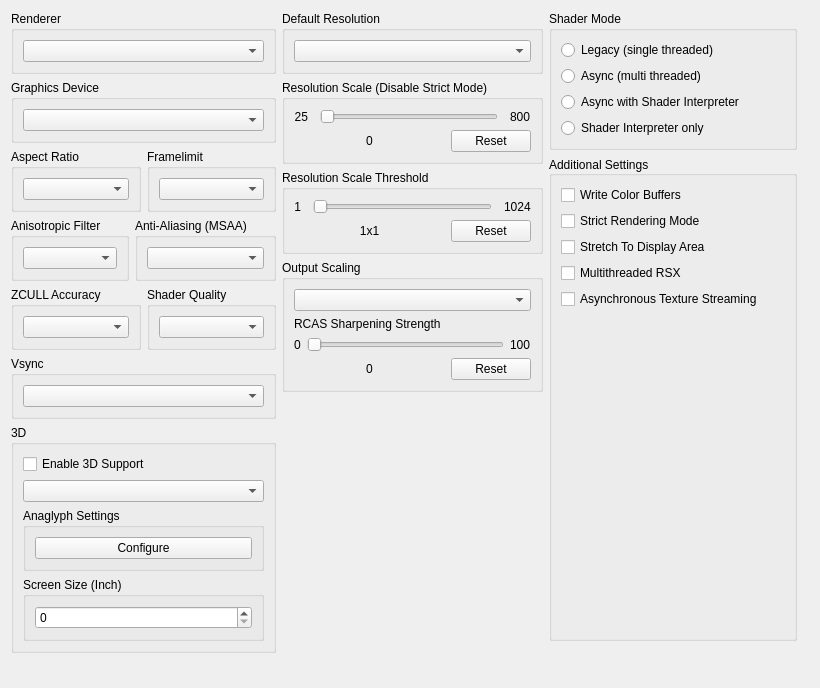
         <widget class="QWidget" name="gpuTabScrollContents">
          <property name="geometry">
           <rect>
            <x>0</x>
            <y>0</y>
            <width>820</width>
            <height>688</height>
           </rect>
          </property>
          <layout class="QVBoxLayout" name="gpuTabScrollContentsLayout">
           <item>
            <layout class="QHBoxLayout" name="gpuTabLayout" stretch="1,1,1">
             <item>
              <layout class="QVBoxLayout" name="gpuTabLayoutLeft">
               <item>
                <widget class="QGroupBox" name="gb_renderer">
                 <property name="title">
                  <string>Renderer</string>
                 </property>
                 <layout class="QVBoxLayout" name="gb_renderer_layout">
                  <item>
                   <widget class="QComboBox" name="renderBox"/>
                  </item>
                 </layout>
                </widget>
               </item>
               <item>
                <widget class="QGroupBox" name="gb_graphicsAdapter">
                 <property name="title">
                  <string>Graphics Device</string>
                 </property>
                 <layout class="QVBoxLayout" name="gb_graphicsAdapter_layout">
                  <item>
                   <widget class="QComboBox" name="graphicsAdapterBox"/>
                  </item>
                 </layout>
                </widget>
               </item>
               <item>
                <widget class="QWidget" name="widget_gpu_top" native="true">
                 <layout class="QHBoxLayout" name="widget_gpu_top_layout" stretch="1,1">
                  <property name="leftMargin">
                   <number>0</number>
                  </property>
                  <property name="topMargin">
                   <number>0</number>
                  </property>
                  <property name="rightMargin">
                   <number>0</number>
                  </property>
                  <property name="bottomMargin">
                   <number>0</number>
                  </property>
                  <item>
                   <widget class="QGroupBox" name="gb_aspectRatio">
                    <property name="title">
                     <string>Aspect Ratio</string>
                    </property>
                    <layout class="QVBoxLayout" name="gb_aspectRatio_layout">
                     <item>
                      <widget class="QComboBox" name="aspectBox"/>
                     </item>
                    </layout>
                   </widget>
                  </item>
                  <item>
                   <widget class="QGroupBox" name="gb_frameLimit">
                    <property name="title">
                     <string>Framelimit</string>
                    </property>
                    <layout class="QVBoxLayout" name="gb_frameLimit_layout">
                     <item>
                      <widget class="QComboBox" name="frameLimitBox"/>
                     </item>
                    </layout>
                   </widget>
                  </item>
                 </layout>
                </widget>
               </item>
               <item>
                <widget class="QWidget" name="widget_gpu_bottom" native="true">
                 <layout class="QHBoxLayout" name="widget_gpu_bottom_layout" stretch="1,1">
                  <property name="leftMargin">
                   <number>0</number>
                  </property>
                  <property name="topMargin">
                   <number>0</number>
                  </property>
                  <property name="rightMargin">
                   <number>0</number>
                  </property>
                  <property name="bottomMargin">
                   <number>0</number>
                  </property>
                  <item>
                   <widget class="QGroupBox" name="gb_anisotropicFilter">
                    <property name="title">
                     <string>Anisotropic Filter</string>
                    </property>
                    <layout class="QVBoxLayout" name="gb_anisotropicFilter_layout">
                     <item>
                      <widget class="QComboBox" name="anisotropicFilterOverride"/>
                     </item>
                    </layout>
                   </widget>
                  </item>
                  <item>
                   <widget class="QGroupBox" name="gb_antiAliasing">
                    <property name="title">
                     <string>Anti-Aliasing (MSAA)</string>
                    </property>
                    <layout class="QVBoxLayout" name="gb_antiAliasing_layout">
                     <item>
                      <widget class="QComboBox" name="antiAliasing"/>
                     </item>
                    </layout>
                   </widget>
                  </item>
                 </layout>
                </widget>
               </item>
               <item>
                <widget class="QWidget" name="widget_gpu_3" native="true">
                 <layout class="QHBoxLayout" name="widget_gpu_3_layout" stretch="1,1">
                  <property name="leftMargin">
                   <number>0</number>
                  </property>
                  <property name="topMargin">
                   <number>0</number>
                  </property>
                  <property name="rightMargin">
                   <number>0</number>
                  </property>
                  <property name="bottomMargin">
                   <number>0</number>
                  </property>
                  <item>
                   <widget class="QGroupBox" name="gbZCULL">
                    <property name="title">
                     <string>ZCULL Accuracy</string>
                    </property>
                    <layout class="QVBoxLayout" name="gbZCULL_layout">
                     <item>
                      <widget class="QComboBox" name="zcullPrecisionMode"/>
                     </item>
                    </layout>
                   </widget>
                  </item>
                  <item>
                   <widget class="QGroupBox" name="gbShaderPrecision">
                    <property name="title">
                     <string>Shader Quality</string>
                    </property>
                    <layout class="QVBoxLayout" name="gbShaderPrecision_layout">
                     <item>
                      <widget class="QComboBox" name="shaderPrecision"/>
                     </item>
                    </layout>
                   </widget>
                  </item>
                 </layout>
                </widget>
               </item>
               <item>
                <widget class="QWidget" name="widget_gpu_4" native="true">
                 <layout class="QHBoxLayout" name="widget_gpu_4_layout" stretch="1">
                  <property name="leftMargin">
                   <number>0</number>
                  </property>
                  <property name="topMargin">
                   <number>0</number>
                  </property>
                  <property name="rightMargin">
                   <number>0</number>
                  </property>
                  <property name="bottomMargin">
                   <number>0</number>
                  </property>
                  <item>
                   <widget class="QGroupBox" name="gbVsync">
                    <property name="title">
                     <string>Vsync</string>
                    </property>
                    <layout class="QVBoxLayout" name="gbVsync_layout">
                     <item>
                      <widget class="QComboBox" name="vsyncMode"/>
                     </item>
                    </layout>
                   </widget>
                  </item>
                 </layout>
                </widget>
               </item>
               <item>
                <widget class="QGroupBox" name="gb_stereo">
                 <property name="title">
                  <string>3D</string>
                 </property>
                 <layout class="QVBoxLayout" name="gb_stereo_layout">
                  <item>
                   <widget class="QCheckBox" name="stereoRenderEnabled">
                    <property name="text">
                     <string>Enable 3D Support</string>
                    </property>
                   </widget>
                  </item>
                  <item>
                   <widget class="QComboBox" name="stereoRenderMode"/>
                  </item>
                  <item>
                   <widget class="QGroupBox" name="gb_anaglyph_settings">
                    <property name="title">
                     <string>Anaglyph Settings</string>
                    </property>
                    <layout class="QHBoxLayout" name="layout_gb_anaglyph_settings">
                     <item>
                      <widget class="QPushButton" name="pb_anaglyph_settings">
                       <property name="text">
                        <string>Configure</string>
                       </property>
                      </widget>
                     </item>
                    </layout>
                   </widget>
                  </item>
                  <item>
                   <widget class="QGroupBox" name="gb_screen_size">
                    <property name="title">
                     <string>Screen Size (Inch)</string>
                    </property>
                    <layout class="QVBoxLayout" name="layout_gb_screen_size">
                     <item>
                      <widget class="QSpinBox" name="sb_screen_size"/>
                     </item>
                    </layout>
                   </widget>
                  </item>
                 </layout>
                </widget>
               </item>
               <item>
                <spacer name="gpu_tab_layout_right_spacer">
                 <property name="orientation">
                  <enum>Qt::Orientation::Vertical</enum>
                 </property>
                 <property name="sizeType">
                  <enum>QSizePolicy::Policy::MinimumExpanding</enum>
                 </property>
                 <property name="sizeHint" stdset="0">
                  <size>
                   <width>0</width>
                   <height>0</height>
                  </size>
                 </property>
                </spacer>
               </item>
              </layout>
             </item>
             <item>
              <layout class="QVBoxLayout" name="gpuTabLayoutMiddle">
               <item>
                <widget class="QGroupBox" name="gb_default_resolution">
                 <property name="title">
                  <string>Default Resolution</string>
                 </property>
                 <layout class="QVBoxLayout" name="gb_default_resolution_layout">
                  <item>
                   <widget class="QComboBox" name="resBox"/>
                  </item>
                 </layout>
                </widget>
               </item>
               <item>
                <layout class="QVBoxLayout" name="layout_resolution_scale">
                 <property name="spacing">
                  <number>6</number>
                 </property>
                 <property name="leftMargin">
                  <number>0</number>
                 </property>
                 <item>
                  <widget class="QGroupBox" name="gb_resolutionScale">
                   <property name="title">
                    <string>Resolution Scale (Disable Strict Mode)</string>
                   </property>
                   <layout class="QVBoxLayout" name="gb_resolutionScale_layout">
                    <item>
                     <widget class="QWidget" name="resolutionScaleLayoutTop" native="true">
                      <layout class="QHBoxLayout" name="horizontalLayout_23" stretch="0,1,0">
                       <property name="spacing">
                        <number>12</number>
                       </property>
                       <property name="leftMargin">
                        <number>0</number>
                       </property>
                       <property name="topMargin">
                        <number>0</number>
                       </property>
                       <property name="rightMargin">
                        <number>0</number>
                       </property>
                       <property name="bottomMargin">
                        <number>0</number>
                       </property>
                       <item>
                        <widget class="QLabel" name="resolutionScaleMin">
                         <property name="text">
                          <string>25</string>
                         </property>
                         <property name="alignment">
                          <set>Qt::AlignmentFlag::AlignRight|Qt::AlignmentFlag::AlignTrailing|Qt::AlignmentFlag::AlignVCenter</set>
                         </property>
                        </widget>
                       </item>
                       <item>
                        <widget class="QSlider" name="resolutionScale">
                         <property name="orientation">
                          <enum>Qt::Orientation::Horizontal</enum>
                         </property>
                        </widget>
                       </item>
                       <item>
                        <widget class="QLabel" name="resolutionScaleMax">
                         <property name="text">
                          <string>800</string>
                         </property>
                        </widget>
                       </item>
                      </layout>
                     </widget>
                    </item>
                    <item>
                     <layout class="QHBoxLayout" name="resolutionScaleLayoutBottom" stretch="1,0">
                      <item>
                       <widget class="QLabel" name="resolutionScaleVal">
                        <property name="text">
                         <string>0</string>
                        </property>
                        <property name="alignment">
                         <set>Qt::AlignmentFlag::AlignCenter</set>
                        </property>
                       </widget>
                      </item>
                      <item>
                       <widget class="QPushButton" name="resolutionScaleReset">
                        <property name="text">
                         <string>Reset</string>
                        </property>
                       </widget>
                      </item>
                     </layout>
                    </item>
                   </layout>
                  </widget>
                 </item>
                 <item>
                  <widget class="QGroupBox" name="gb_minimumScalableDimension">
                   <property name="title">
                    <string>Resolution Scale Threshold</string>
                   </property>
                   <layout class="QVBoxLayout" name="gb_minimumScalableDimension_layout">
                    <item>
                     <layout class="QHBoxLayout" name="minimumScalableDimensionLayoutTop" stretch="0,1,0">
                      <property name="spacing">
                       <number>12</number>
                      </property>
                      <item>
                       <widget class="QLabel" name="minimumScalableDimensionMin">
                        <property name="text">
                         <string>1</string>
                        </property>
                        <property name="alignment">
                         <set>Qt::AlignmentFlag::AlignRight|Qt::AlignmentFlag::AlignTrailing|Qt::AlignmentFlag::AlignVCenter</set>
                        </property>
                       </widget>
                      </item>
                      <item>
                       <widget class="QSlider" name="minimumScalableDimension">
                        <property name="orientation">
                         <enum>Qt::Orientation::Horizontal</enum>
                        </property>
                       </widget>
                      </item>
                      <item>
                       <widget class="QLabel" name="minimumScalableDimensionMax">
                        <property name="text">
                         <string>1024</string>
                        </property>
                       </widget>
                      </item>
                     </layout>
                    </item>
                    <item>
                     <layout class="QHBoxLayout" name="minimumScalableDimensionLayoutBottom" stretch="1,0">
                      <item>
                       <widget class="QLabel" name="minimumScalableDimensionVal">
                        <property name="text">
                         <string>1x1</string>
                        </property>
                        <property name="alignment">
                         <set>Qt::AlignmentFlag::AlignCenter</set>
                        </property>
                       </widget>
                      </item>
                      <item>
                       <widget class="QPushButton" name="minimumScalableDimensionReset">
                        <property name="text">
                         <string>Reset</string>
                        </property>
                       </widget>
                      </item>
                     </layout>
                    </item>
                   </layout>
                  </widget>
                 </item>
                </layout>
               </item>
               <item>
                <widget class="QGroupBox" name="gb_outputScaling">
                 <property name="title">
                  <string>Output Scaling</string>
                 </property>
                 <layout class="QVBoxLayout" name="gb_Upscaling_layout">
                  <item>
                   <widget class="QComboBox" name="outputScalingMode"/>
                  </item>
                  <item>
                   <widget class="QWidget" name="fsrSharpeningStrengthWidget" native="true">
                    <layout class="QVBoxLayout" name="fsrSharpeningWidgetLayout">
                     <property name="leftMargin">
                      <number>0</number>
                     </property>
                     <property name="topMargin">
                      <number>0</number>
                     </property>
                     <property name="rightMargin">
                      <number>0</number>
                     </property>
                     <property name="bottomMargin">
                      <number>0</number>
                     </property>
                     <item>
                      <widget class="QLabel" name="fsrSharpeningStrengthLabel">
                       <property name="sizePolicy">
                        <sizepolicy hsizetype="Preferred" vsizetype="Preferred">
                         <horstretch>0</horstretch>
                         <verstretch>0</verstretch>
                        </sizepolicy>
                       </property>
                       <property name="text">
                        <string>RCAS Sharpening Strength</string>
                       </property>
                       <property name="alignment">
                        <set>Qt::AlignmentFlag::AlignBottom|Qt::AlignmentFlag::AlignLeading|Qt::AlignmentFlag::AlignLeft</set>
                       </property>
                       <property name="margin">
                        <number>1</number>
                       </property>
                      </widget>
                     </item>
                     <item>
                      <layout class="QHBoxLayout" name="fsrSharpeningLayoutTop">
                       <item>
                        <widget class="QLabel" name="minSharpeningVal">
                         <property name="text">
                          <string>0</string>
                         </property>
                        </widget>
                       </item>
                       <item>
                        <widget class="QSlider" name="fsrSharpeningStrength">
                         <property name="orientation">
                          <enum>Qt::Orientation::Horizontal</enum>
                         </property>
                        </widget>
                       </item>
                       <item>
                        <widget class="QLabel" name="maxSharpeningVal">
                         <property name="sizePolicy">
                          <sizepolicy hsizetype="Minimum" vsizetype="Preferred">
                           <horstretch>0</horstretch>
                           <verstretch>0</verstretch>
                          </sizepolicy>
                         </property>
                         <property name="text">
                          <string>100</string>
                         </property>
                        </widget>
                       </item>
                      </layout>
                     </item>
                     <item>
                      <layout class="QHBoxLayout" name="fsrSharpeningLayoutBottom" stretch="1,0">
                       <item>
                        <widget class="QLabel" name="fsrSharpeningStrengthVal">
                         <property name="text">
                          <string>0</string>
                         </property>
                         <property name="alignment">
                          <set>Qt::AlignmentFlag::AlignCenter</set>
                         </property>
                        </widget>
                       </item>
                       <item>
                        <widget class="QPushButton" name="fsrSharpeningStrengthReset">
                         <property name="text">
                          <string>Reset</string>
                         </property>
                        </widget>
                       </item>
                      </layout>
                     </item>
                    </layout>
                   </widget>
                  </item>
                 </layout>
                </widget>
               </item>
               <item>
                <spacer name="gpu_tab_layout_middle_spacer">
                 <property name="orientation">
                  <enum>Qt::Orientation::Vertical</enum>
                 </property>
                 <property name="sizeType">
                  <enum>QSizePolicy::Policy::MinimumExpanding</enum>
                 </property>
                 <property name="sizeHint" stdset="0">
                  <size>
                   <width>0</width>
                   <height>0</height>
                  </size>
                 </property>
                </spacer>
               </item>
              </layout>
             </item>
             <item>
              <layout class="QVBoxLayout" name="gpuTabLayoutRight">
               <property name="rightMargin">
                <number>12</number>
               </property>
               <property name="bottomMargin">
                <number>12</number>
               </property>
               <item>
                <widget class="QGroupBox" name="gb_shader_mode">
                 <property name="minimumSize">
                  <size>
                   <width>0</width>
                   <height>123</height>
                  </size>
                 </property>
                 <property name="title">
                  <string>Shader Mode</string>
                 </property>
                 <layout class="QVBoxLayout" name="verticalLayout">
                  <item>
                   <widget class="QRadioButton" name="rb_legacy_recompiler">
                    <property name="text">
                     <string notr="true">Legacy (single threaded)</string>
                    </property>
                   </widget>
                  </item>
                  <item>
                   <widget class="QRadioButton" name="rb_async_recompiler">
                    <property name="text">
                     <string notr="true">Async (multi threaded)</string>
                    </property>
                   </widget>
                  </item>
                  <item>
                   <widget class="QRadioButton" name="rb_async_with_shader_interpreter">
                    <property name="text">
                     <string notr="true">Async with Shader Interpreter</string>
                    </property>
                   </widget>
                  </item>
                  <item>
                   <widget class="QRadioButton" name="rb_shader_interpreter_only">
                    <property name="text">
                     <string notr="true">Shader Interpreter only</string>
                    </property>
                   </widget>
                  </item>
                 </layout>
                </widget>
               </item>
               <item>
                <widget class="QGroupBox" name="gb_additional_settings">
                 <property name="title">
                  <string>Additional Settings</string>
                 </property>
                 <property name="alignment">
                  <set>Qt::AlignmentFlag::AlignLeading|Qt::AlignmentFlag::AlignLeft|Qt::AlignmentFlag::AlignVCenter</set>
                 </property>
                 <layout class="QVBoxLayout" name="gb_additional_settings_layout">
                  <item>
                   <widget class="QCheckBox" name="dumpColor">
                    <property name="text">
                     <string>Write Color Buffers</string>
                    </property>
                   </widget>
                  </item>
                  <item>
                   <widget class="QCheckBox" name="strictModeRendering">
                    <property name="text">
                     <string>Strict Rendering Mode</string>
                    </property>
                   </widget>
                  </item>
                  <item>
                   <widget class="QCheckBox" name="stretchToDisplayArea">
                    <property name="text">
                     <string>Stretch To Display Area</string>
                    </property>
                   </widget>
                  </item>
                  <item>
                   <widget class="QCheckBox" name="multithreadedRSX">
                    <property name="text">
                     <string>Multithreaded RSX</string>
                    </property>
                   </widget>
                  </item>
                  <item>
                   <widget class="QCheckBox" name="asyncTextureStreaming">
                    <property name="text">
                     <string>Asynchronous Texture Streaming</string>
                    </property>
                   </widget>
                  </item>
                  <item>
                   <spacer name="additional_settings_spacer">
                    <property name="orientation">
                     <enum>Qt::Orientation::Vertical</enum>
                    </property>
                    <property name="sizeType">
                     <enum>QSizePolicy::Policy::MinimumExpanding</enum>
                    </property>
                    <property name="sizeHint" stdset="0">
                     <size>
                      <width>0</width>
                      <height>0</height>
                     </size>
                    </property>
                   </spacer>
                  </item>
                 </layout>
                </widget>
               </item>
              </layout>
             </item>
            </layout>
           </item>
           <item>
            <spacer name="gpuTabSpacer">
             <property name="orientation">
              <enum>Qt::Orientation::Vertical</enum>
             </property>
             <property name="sizeType">
              <enum>QSizePolicy::Policy::MinimumExpanding</enum>
             </property>
             <property name="sizeHint" stdset="0">
              <size>
               <width>0</width>
               <height>0</height>
              </size>
             </property>
            </spacer>
           </item>
          </layout>
         </widget>
